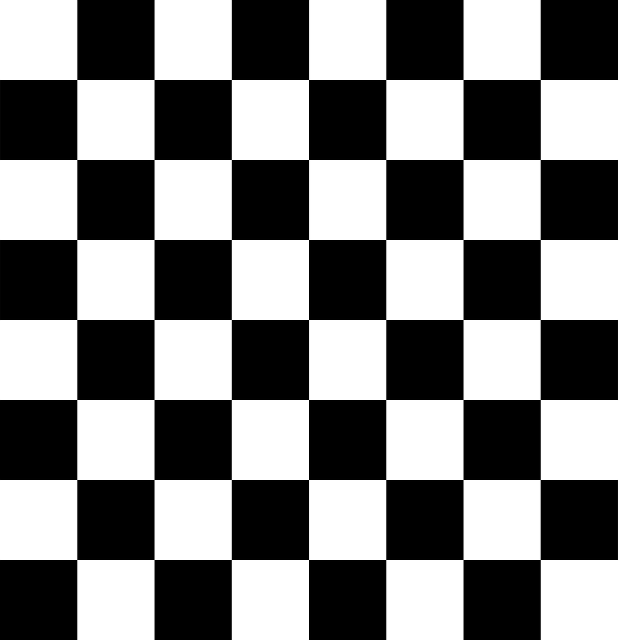
#> input picture quiz_4/imgs/chess.png, 1236 x 1280 px (shown at 1/2 size)
$ jupyter execute quiz_4_edson_joao-pedro.ipynb   (shell and % lines are left out)
#> lines starting #> are read from the running program, lines starting #| are printed output that depends on the picture; after the words box and inside, x2 and y2 are one past the last pixel; in counts of white or black regions, pixels touching at a corner belong together
# Quiz 4 - Harris Corner Detector
#### Edson Roteia Araujo Junior e João Pedro Moreira Ferreira

### Instructions
- Implement algorithm HARRIS’ detector (page 84 Trucco and Verri).
- For each fixed pair of values of the algorithm parameters, measure the robustness of your implementation with synthetic images of squares corrupted by increasing amounts of Gaussian noise, as follows:
    - record the Root Mean Square (RMS) distance of the estimated corners from the true positions
    - the number of spurious corners
    - the number of missed corners.
- Plot these values in three graphs, against the standard deviation of the noise. Compare with cv2.cornerHarris from OpenCV (https://docs.opencv.org/3.0-beta/doc/py_tutorials/py_feature2d/py_features_harris/py_features_harris.html).

[cell 1]
import cv2
import numpy as np
from matplotlib import pyplot as plt

[cell 2]
filename = 'imgs/chess.png'
img = cv2.imread(filename)
#> img is the input picture: shape (1280, 1236, 3); min 0, max 255, mean 127.5
gray = cv2.cvtColor(img,cv2.COLOR_BGR2GRAY)
gray = np.float32(gray)
fig=plt.figure(figsize=(9, 8), dpi= 80, facecolor='w', edgecolor='k')
plt.imshow(img)
plt.xticks([]),plt.yticks([])
plt.title('Original Image')
plt.show()
print(gray.shape)
#| (1280, 1236)

### Generate synthetic image

[cell 3]
myimg = np.zeros([640,640,3], dtype=np.uint8)
print(myimg.shape)
white = [255,255,255]
black = [0,0,0]
sqrsize = 80
for i in range(myimg.shape[0]):
    for j in range(myimg.shape[1]):
        if int(i /sqrsize) % 2 == int(j /sqrsize) % 2:
            myimg[i][j] = white
        else:
            myimg[i][j] = black

mygray = cv2.cvtColor(myimg,cv2.COLOR_RGB2GRAY)

plt.imshow(myimg);

img = myimg
gray = mygray
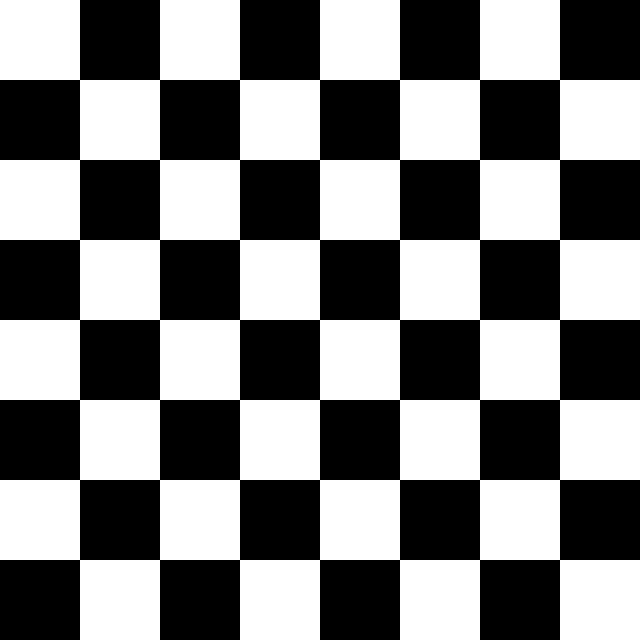
#> shown: shape (640, 640, 3); 50% white; 1 white region, box (x1, y1, x2, y2) and area: (0, 0, 640, 640) 204800

### OpenCV implementation of Harris algorithm

[cell 4]
dst = cv2.cornerHarris(mygray,2,3,0.0)
fig=plt.figure(figsize=(9, 8), dpi= 80, facecolor='w', edgecolor='k')
plt.imshow(dst, cmap='gray')
plt.xticks([]),plt.yticks([])
plt.title('Detected Corners')
plt.show()
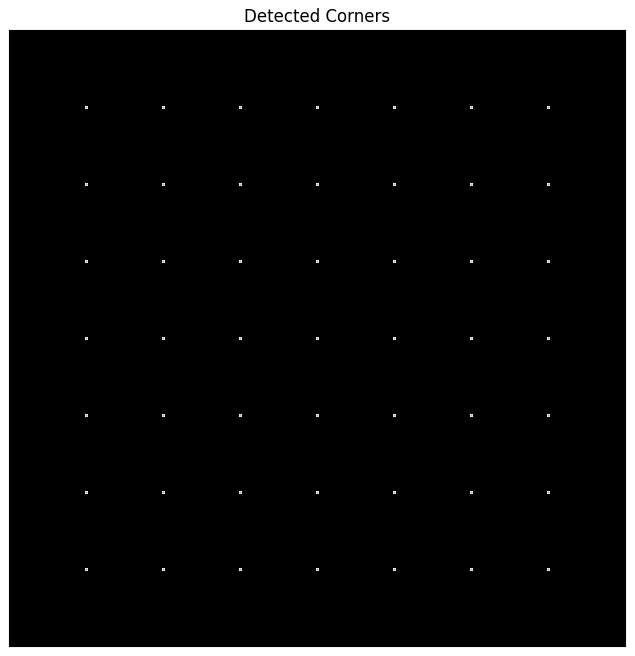
#> figure drawn by matplotlib, 1 panel

window_size = 6
for c_i in range(window_size,dst.shape[0] - window_size):
    for c_j in range(window_size, dst.shape[1] - window_size):
        for i in range(c_i - window_size, c_i + window_size):
            for j in range(c_j - window_size, c_j + window_size):
                if (dst[i][j] > dst[c_i][c_j]):
                    dst[c_i][c_j] = 0
                    break

print(np.count_nonzero(dst))


#result is dilated for marking the corners, not important
dst = cv2.dilate(dst,np.ones((5,5)),iterations = 5)

imgcorners = img.copy()
# Threshold for an optimal value, it may vary depending on the image.
imgcorners[dst>0.01*dst.max()]=[0,0,255]
imgcorners = cv2.cvtColor(imgcorners, cv2.COLOR_BGR2RGB)

fig=plt.figure(figsize=(9, 8), dpi= 80, facecolor='w', edgecolor='k')
plt.imshow(imgcorners)
plt.xticks([]),plt.yticks([])
plt.title('Detected Corners')
plt.show()
